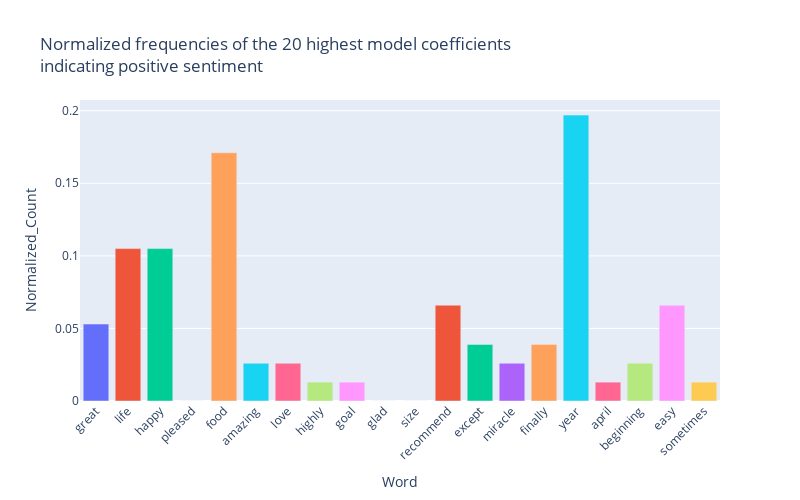

Notebook code for this chart:
### Markdown cell above
We can loop through the 20 words that indicate positive sentiment and count the frequency it appears in the Ozempic drug reviews. We can do the same for the 20 words that indicate negative sentiment.

### Code cell
# List of words to search for
pos_search_words = top_20_positive.index.tolist()

# Create an empty list to store the word counts
pos_word_counts_list = []

# Iterate over each word in the search_words list
for word in pos_search_words:
    if word in word_counts['Ozempic (semaglutide)']:
        count = word_counts['Ozempic (semaglutide)'][word]
        pos_word_counts_list.append({'Word': word, 'Count': count})
    else:
        pos_word_counts_list.append({'Word': word, 'Count': 0})

# Create a DataFrame from the word_counts_list
pos_word_counts_df = pd.DataFrame(pos_word_counts_list)

# Normalize the counts
total_count = pos_word_counts_df['Count'].sum()
pos_word_counts_df['Normalized_Count'] = round(pos_word_counts_df['Count'] / total_count, 3)

# Plot the normalized word counts
fig = px.bar(pos_word_counts_df, x='Word', y='Normalized_Count',\
             title="Normalized frequencies of the 20 highest model coefficients<br>indicating positive sentiment",\
             color='Word')

# Update layout properties
fig.update_layout(xaxis_tickangle=-45,  
                  showlegend=False,   
                  width=800,            
                  height=500)

# Show the plot
fig.show()

# Print the dataframe
print(pos_word_counts_df)

### Figure 1 — Plotly figure (JSON) as saved in the notebook; plotly's stock layout.template omitted (floating-point values rounded to 4 significant figures)
{"data": [{"alignmentgroup": "True", "hovertemplate": "Word=%{x}<br>Normalized_Count=%{y}<extra></extra>", "legendgroup": "great", "marker": {"color": "#636efa", "pattern": {"shape": ""}}, "name": "great", "offsetgroup": "great", "orientation": "v", "showlegend": true, "textposition": "auto", "type": "bar", "x": ["great"], "xaxis": "x", "y": [0.053], "yaxis": "y"}, {"alignmentgroup": "True", "hovertemplate": "Word=%{x}<br>Normalized_Count=%{y}<extra></extra>", "legendgroup": "life", "marker": {"color": "#EF553B", "pattern": {"shape": ""}}, "name": "life", "offsetgroup": "life", "orientation": "v", "showlegend": true, "textposition": "auto", "type": "bar", "x": ["life"], "xaxis": "x", "y": [0.105], "yaxis": "y"}, {"alignmentgroup": "True", "hovertemplate": "Word=%{x}<br>Normalized_Count=%{y}<extra></extra>", "legendgroup": "happy", "marker": {"color": "#00cc96", "pattern": {"shape": ""}}, "name": "happy", "offsetgroup": "happy", "orientation": "v", "showlegend": true, "textposition": "auto", "type": "bar", "x": ["happy"], "xaxis": "x", "y": [0.105], "yaxis": "y"}, {"alignmentgroup": "True", "hovertemplate": "Word=%{x}<br>Normalized_Count=%{y}<extra></extra>", "legendgroup": "pleased", "marker": {"color": "#ab63fa", "pattern": {"shape": ""}}, "name": "pleased", "offsetgroup": "pleased", "orientation": "v", "showlegend": true, "textposition": "auto", "type": "bar", "x": ["pleased"], "xaxis": "x", "y": [0], "yaxis": "y"}, {"alignmentgroup": "True", "hovertemplate": "Word=%{x}<br>Normalized_Count=%{y}<extra></extra>", "legendgroup": "food", "marker": {"color": "#FFA15A", "pattern": {"shape": ""}}, "name": "food", "offsetgroup": "food", "orientation": "v", "showlegend": true, "textposition": "auto", "type": "bar", "x": ["food"], "xaxis": "x", "y": [0.171], "yaxis": "y"}, {"alignmentgroup": "True", "hovertemplate": "Word=%{x}<br>Normalized_Count=%{y}<extra></extra>", "legendgroup": "amazing", "marker": {"color": "#19d3f3", "pattern": {"shape": ""}}, "name": "amazing", "offsetgroup": "amazing", "orientation": "v", "showlegend": true, "textposition": "auto", "type": "bar", "x": ["amazing"], "xaxis": "x", "y": [0.026], "yaxis": "y"}, {"alignmentgroup": "True", "hovertemplate": "Word=%{x}<br>Normalized_Count=%{y}<extra></extra>", "legendgroup": "love", "marker": {"color": "#FF6692", "pattern": {"shape": ""}}, "name": "love", "offsetgroup": "love", "orientation": "v", "showlegend": true, "textposition": "auto", "type": "bar", "x": ["love"], "xaxis": "x", "y": [0.026], "yaxis": "y"}, {"alignmentgroup": "True", "hovertemplate": "Word=%{x}<br>Normalized_Count=%{y}<extra></extra>", "legendgroup": "highly", "marker": {"color": "#B6E880", "pattern": {"shape": ""}}, "name": "highly", "offsetgroup": "highly", "orientation": "v", "showlegend": true, "textposition": "auto", "type": "bar", "x": ["highly"], "xaxis": "x", "y": [0.013], "yaxis": "y"}, {"alignmentgroup": "True", "hovertemplate": "Word=%{x}<br>Normalized_Count=%{y}<extra></extra>", "legendgroup": "goal", "marker": {"color": "#FF97FF", "pattern": {"shape": ""}}, "name": "goal", "offsetgroup": "goal", "orientation": "v", "showlegend": true, "textposition": "auto", "type": "bar", "x": ["goal"], "xaxis": "x", "y": [0.013], "yaxis": "y"}, {"alignmentgroup": "True", "hovertemplate": "Word=%{x}<br>Normalized_Count=%{y}<extra></extra>", "legendgroup": "glad", "marker": {"color": "#FECB52", "pattern": {"shape": ""}}, "name": "glad", "offsetgroup": "glad", "orientation": "v", "showlegend": true, "textposition": "auto", "type": "bar", "x": ["glad"], "xaxis": "x", "y": [0], "yaxis": "y"}, {"alignmentgroup": "True", "hovertemplate": "Word=%{x}<br>Normalized_Count=%{y}<extra></extra>", "legendgroup": "size", "marker": {"color": "#636efa", "pattern": {"shape": ""}}, "name": "size", "offsetgroup": "size", "orientation": "v", "showlegend": true, "textposition": "auto", "type": "bar", "x": ["size"], "xaxis": "x", "y": [0], "yaxis": "y"}, {"alignmentgroup": "True", "hovertemplate": "Word=%{x}<br>Normalized_Count=%{y}<extra></extra>", "legendgroup": "recommend", "marker": {"color": "#EF553B", "pattern": {"shape": ""}}, "name": "recommend", "offsetgroup": "recommend", "orientation": "v", "showlegend": true, "textposition": "auto", "type": "bar", "x": ["recommend"], "xaxis": "x", "y": [0.066], "yaxis": "y"}, {"alignmentgroup": "True", "hovertemplate": "Word=%{x}<br>Normalized_Count=%{y}<extra></extra>", "legendgroup": "except", "marker": {"color": "#00cc96", "pattern": {"shape": ""}}, "name": "except", "offsetgroup": "except", "orientation": "v", "showlegend": true, "textposition": "auto", "type": "bar", "x": ["except"], "xaxis": "x", "y": [0.039], "yaxis": "y"}, {"alignmentgroup": "True", "hovertemplate": "Word=%{x}<br>Normalized_Count=%{y}<extra></extra>", "legendgroup": "miracle", "marker": {"color": "#ab63fa", "pattern": {"shape": ""}}, "name": "miracle", "offsetgroup": "miracle", "orientation": "v", "showlegend": true, "textposition": "auto", "type": "bar", "x": ["miracle"], "xaxis": "x", "y": [0.026], "yaxis": "y"}, {"alignmentgroup": "True", "hovertemplate": "Word=%{x}<br>Normalized_Count=%{y}<extra></extra>", "legendgroup": "finally", "marker": {"color": "#FFA15A", "pattern": {"shape": ""}}, "name": "finally", "offsetgroup": "finally", "orientation": "v", "showlegend": true, "textposition": "auto", "type": "bar", "x": ["finally"], "xaxis": "x", "y": [0.039], "yaxis": "y"}, {"alignmentgroup": "True", "hovertemplate": "Word=%{x}<br>Normalized_Count=%{y}<extra></extra>", "legendgroup": "year", "marker": {"color": "#19d3f3", "pattern": {"shape": ""}}, "name": "year", "offsetgroup": "year", "orientation": "v", "showlegend": true, "textposition": "auto", "type": "bar", "x": ["year"], "xaxis": "x", "y": [0.197], "yaxis": "y"}, {"alignmentgroup": "True", "hovertemplate": "Word=%{x}<br>Normalized_Count=%{y}<extra></extra>", "legendgroup": "april", "marker": {"color": "#FF6692", "pattern": {"shape": ""}}, "name": "april", "offsetgroup": "april", "orientation": "v", "showlegend": true, "textposition": "auto", "type": "bar", "x": ["april"], "xaxis": "x", "y": [0.013], "yaxis": "y"}, {"alignmentgroup": "True", "hovertemplate": "Word=%{x}<br>Normalized_Count=%{y}<extra></extra>", "legendgroup": "beginning", "marker": {"color": "#B6E880", "pattern": {"shape": ""}}, "name": "beginning", "offsetgroup": "beginning", "orientation": "v", "showlegend": true, "textposition": "auto", "type": "bar", "x": ["beginning"], "xaxis": "x", "y": [0.026], "yaxis": "y"}, {"alignmentgroup": "True", "hovertemplate": "Word=%{x}<br>Normalized_Count=%{y}<extra></extra>", "legendgroup": "easy", "marker": {"color": "#FF97FF", "pattern": {"shape": ""}}, "name": "easy", "offsetgroup": "easy", "orientation": "v", "showlegend": true, "textposition": "auto", "type": "bar", "x": ["easy"], "xaxis": "x", "y": [0.066], "yaxis": "y"}, {"alignmentgroup": "True", "hovertemplate": "Word=%{x}<br>Normalized_Count=%{y}<extra></extra>", "legendgroup": "sometimes", "marker": {"color": "#FECB52", "pattern": {"shape": ""}}, "name": "sometimes", "offsetgroup": "sometimes", "orientation": "v", "showlegend": true, "textposition": "auto", "type": "bar", "x": ["sometimes"], "xaxis": "x", "y": [0.013], "yaxis": "y"}], "layout": {"barmode": "relative", "height": 500, "legend": {"title": {"text": "Word"}, "tracegroupgap": 0}, "showlegend": false, "title": {"text": "Normalized frequencies of the 20 highest model coefficients<br>indicating positive sentiment"}, "width": 800, "xaxis": {"anchor": "y", "autorange": true, "categoryarray": ["great", "life", "happy", "pleased", "food", "amazing", "love", "highly", "goal", "glad", "size", "recommend", "except", "miracle", "finally", "year", "april", "beginning", "easy", "sometimes"], "categoryorder": "array", "domain": [0, 1], "range": [-0.5, 19.5], "tickangle": -45, "title": {"text": "Word"}, "type": "category"}, "yaxis": {"anchor": "x", "autorange": true, "domain": [0, 1], "range": [0, 0.2074], "title": {"text": "Normalized_Count"}, "type": "linear"}}}
